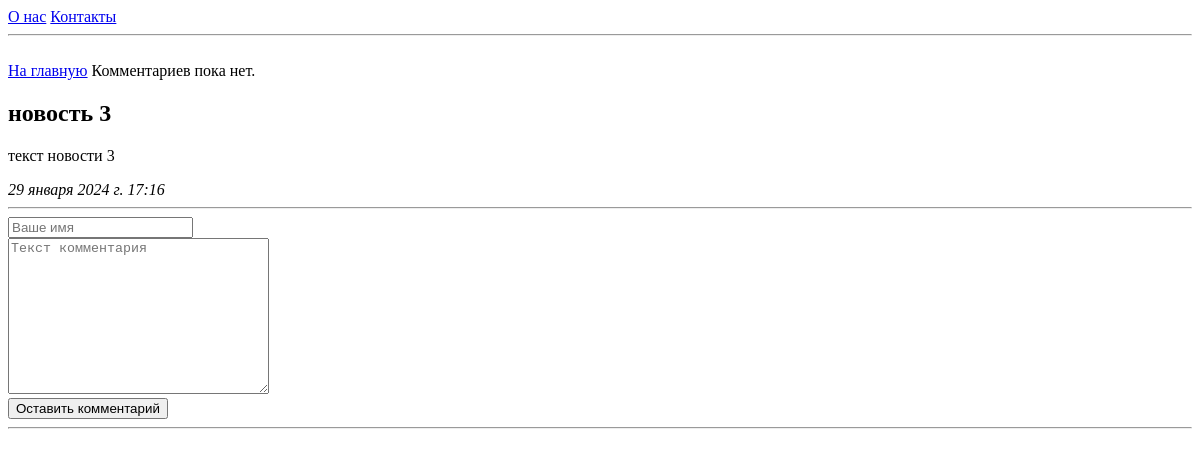
The app's page /article/3, older data.
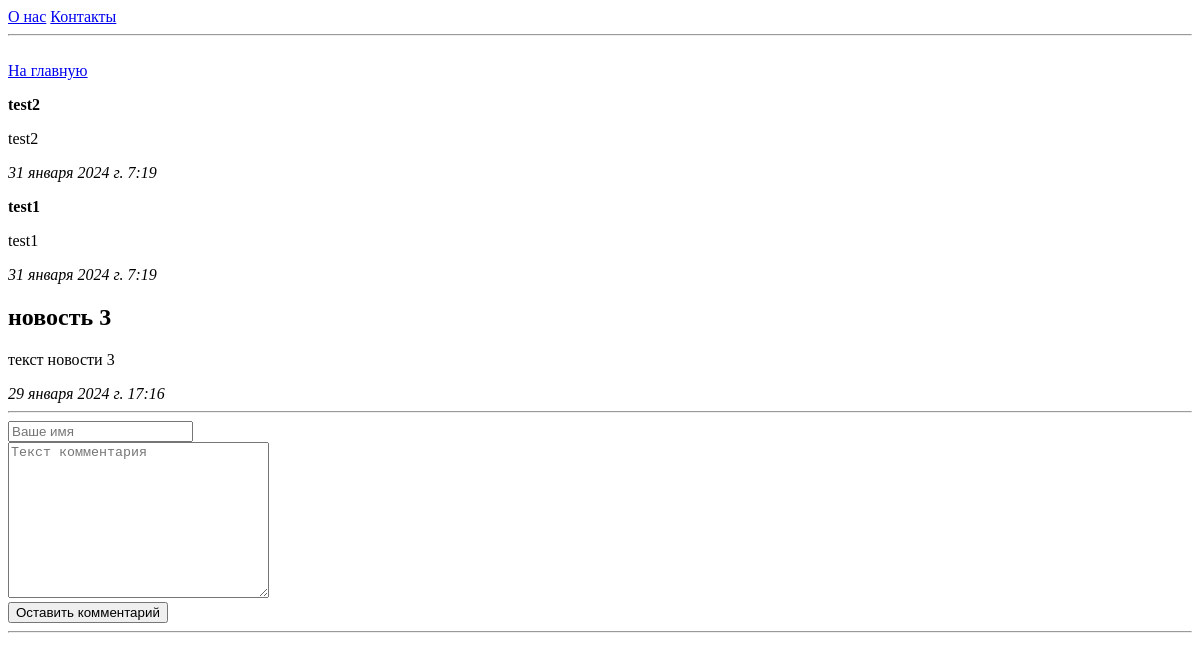
The same page, newer data.
### articles/models.py (models this page shows, shortened)
class News_article(models.Model):
     news_title = models.CharField('заголовое новости', max_length=256)
     news_text = models.TextField('текст новости')
     news_date = models.DateTimeField('дата добавления', auto_now_add=True)
     class Meta:
         verbose_name = 'Новость'
         verbose_name_plural = 'Новости'

class News_comment(models.Model):
    comment = models.ForeignKey(News_article, on_delete=models.CASCADE)
    comment_author = models.CharField('имя автора', max_length=256)
    comment_text = models.TextField('текст комментария')
    comment_date = models.DateTimeField('дата комментария', auto_now_add=True)
    class Meta:
        verbose_name = 'Комментарий'
        verbose_name_plural = 'Комментарии'

### articles/views.py (the view)
# urls.py: path('article/<int:pk>', views.article, name='article'),
def article(request, pk):
    try:
        a = News_article.objects.get(id=pk)
    except:
        raise Http404('Новость не найдена.')
    comments = a.news_comment_set.order_by('-id')[:10]
    return render(request, 'article.html', {'news': a, 'comments':comments})

### articles/templates/article.html (shortened to what this page needs)
{% extends 'home.html' %}
{% block content %}
<a href="/">На главную</a>
{% if comments %}
    {% for c in comments %}
        <p>
            <strong>{{ c.comment_author }}</strong>
            <p>{{ c.comment_text }}</p>
            <em>{{ c.comment_date }}</em>
        </p>
    {% endfor %}
{% else %}
Комментариев пока нет.
{% endif %}
<h2>{{ news.news_title }}</h2>
<p>{{ news.news_text }}</p>
<em>{{ news.news_date }}</em>
<hr>
<form action="{% url 'news:comment' news.id %}" method="POST">
    <input type="text" required placeholder="Ваше имя" name="name"><br>
    <textarea name="text" required placeholder="Текст комментария" cols="30" rows="10"></textarea><br>
    <button type="submit">Оставить комментарий</button>
</form>
<hr>
{% endblock %}

### articles/templates/home.html (shortened to what this page needs)
<!DOCTYPE html>
<html lang="ru">
<head>
</head>
<body>
<a href="/about-us">О нас</a>
<a href="/contact-us">Контакты</a>
<br><hr><br>
{% block content %}{% endblock %}
</body>
</html>

Row changes from the older to the newer data that the page shows:
added News_comment: comment_author "test2", comment_text "test2", comment_date "31 января 2024 г. 7:19"
added News_comment: comment_author "test1", comment_text "test1", comment_date "31 января 2024 г. 7:19"
Text that changed along with them:
text no longer shown: "Комментариев пока нет."
